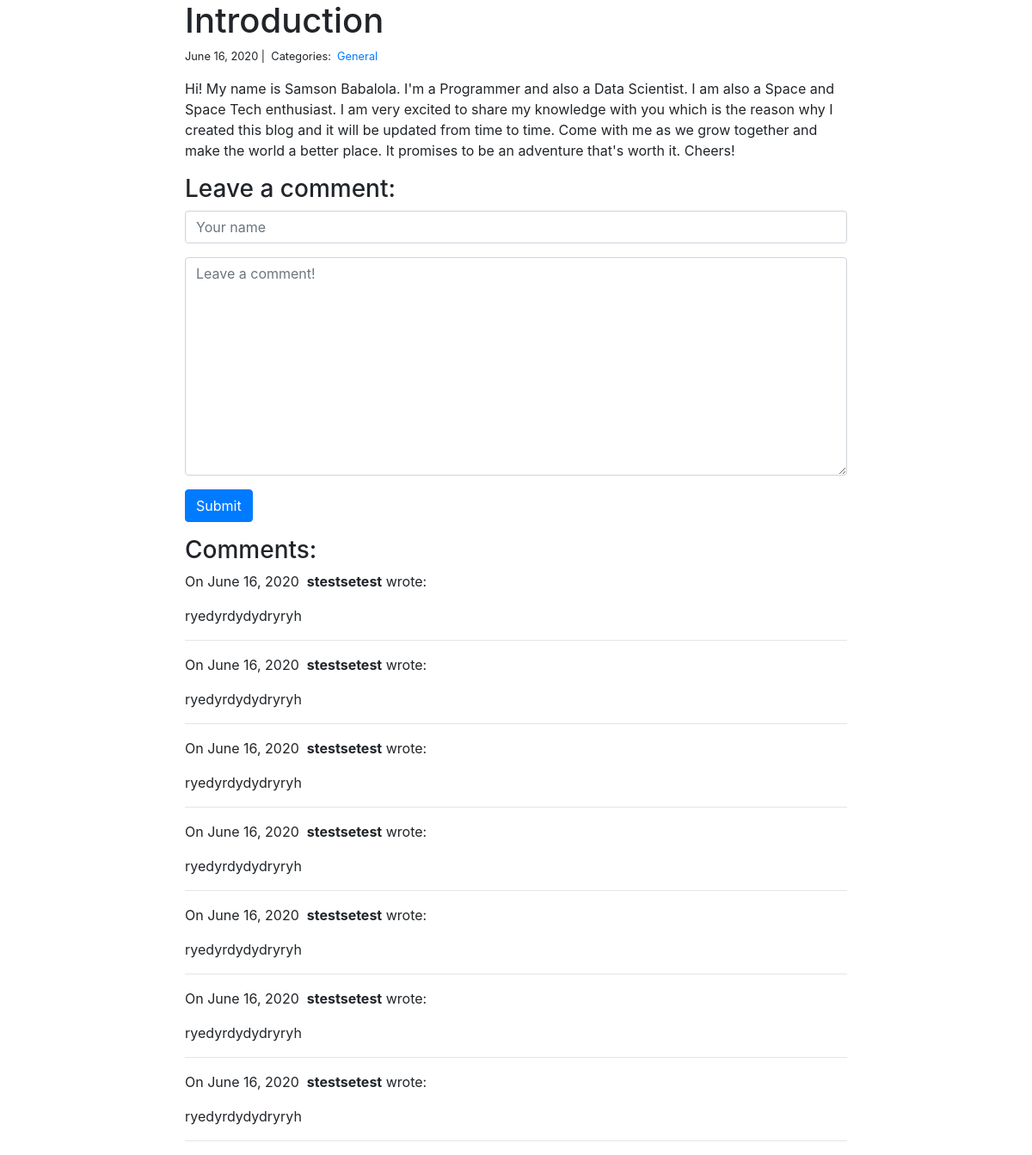
Page /blog/1/ on the committed database.
### blog/models.py (models this page shows)
class Post(models.Model):
    title = models.CharField(max_length=255)
    body = models.TextField()
    created_on = models.DateTimeField(auto_now_add=True)
    last_modified = models.DateTimeField(auto_now=True)
    categories = models.ManyToManyField('Category', related_name='posts')

class Category(models.Model):
    name = models.CharField(max_length=20)

class Comment(models.Model):
    author = models.CharField(max_length=60)
    body = models.TextField()
    created_on = models.DateTimeField(auto_now_add=True)
    post = models.ForeignKey('Post', on_delete=models.CASCADE)

### blog/views.py (the view, shortened to what this page needs)
# urls.py: path('<int:pk>/', views.blog_detail, name='blog_detail'),
def blog_detail(request, pk):
    post = Post.objects.get(pk=pk)
    form = CommentForm()
    comments = Comment.objects.filter(post=post)
    context = {
        'post' : post,
        'comments' : comments,
        'form': form,
    }
    return render(request, 'blog_detail.html', context)

### blog/forms.py
class CommentForm(forms.Form):
    author = forms.CharField(
        max_length=60,
        widget=forms.TextInput(attrs={
            'class' : 'form-control',
            'placeholder': 'Your name'
        })
    )
    body = forms.CharField(widget=forms.Textarea(
        attrs={'class' : 'form-control',
        'placeholder' : 'Leave a comment!'
        })
    )

### blog/templates/blog_detail.html (shortened to what this page needs)
{% extends "base.html" %}
{% block page_content %}
<link rel="stylesheet" href="https://stackpath.bootstrapcdn.com/bootstrap/4.5.0/css/bootstrap.min.css">
<div class="col-md-8 offset-md-2">
    <h1>{{ post.title }}</h1>
    <small>
        {{ post.created_on.date }} |&nbsp;
        Categories:&nbsp;
        {% for category in post.categories.all %}
        <a href="{% url 'blog_category' category.name %}">
            {{ category.name }}
        </a>&nbsp;
        {% endfor %}
    </small>
    <p>{{ post.body | linebreaks }}</p>
    <h3>Leave a comment:</h3>
    <form action="/blog/{{ post.pk }}/" method="post">
        <div class="form-group">
            {{ form.author }}
        </div>
        <div class="form-group">
            {{ form.body }}
        </div>
        <button type="submit" class="btn btn-primary">Submit</button>
    </form>
    <h3>Comments:</h3>
    {% for comment in comments %}
    <p>
        On {{comment.created_on.date }}&nbsp;
        <b>{{ comment.author }}</b> wrote:
    </p>
    <p>{{ comment.body }}</p>
    <hr>
    {% endfor %}
</div>
{% endblock %}

### personal_portfolio/templates/base.html
{% block page_content %}
{% endblock  %}

### rows in the picture
Post: title "Introduction", created_on "June 16, 2020", body "Hi! My name is Samson Babalola. I'm a Programmer and also a Data Scientist. I am also a Space and Space Tech enthusiast. I am very excited to share my knowledge with you which is the reason why I created this blog and it will be updated from time to time. Come with me as we grow together and make the world a better place. It promises to be an adventure that's worth it. Cheers!"
Category: name "General"
Comment: created_on "June 16, 2020", author "stestsetest", body "ryedyrdydydryryh"
Comment: created_on "June 16, 2020", author "stestsetest", body "ryedyrdydydryryh"
Comment: created_on "June 16, 2020", author "stestsetest", body "ryedyrdydydryryh"
Comment: created_on "June 16, 2020", author "stestsetest", body "ryedyrdydydryryh"
Comment: created_on "June 16, 2020", author "stestsetest", body "ryedyrdydydryryh"
Comment: created_on "June 16, 2020", author "stestsetest", body "ryedyrdydydryryh"
Comment: created_on "June 16, 2020", author "stestsetest", body "ryedyrdydydryryh"
